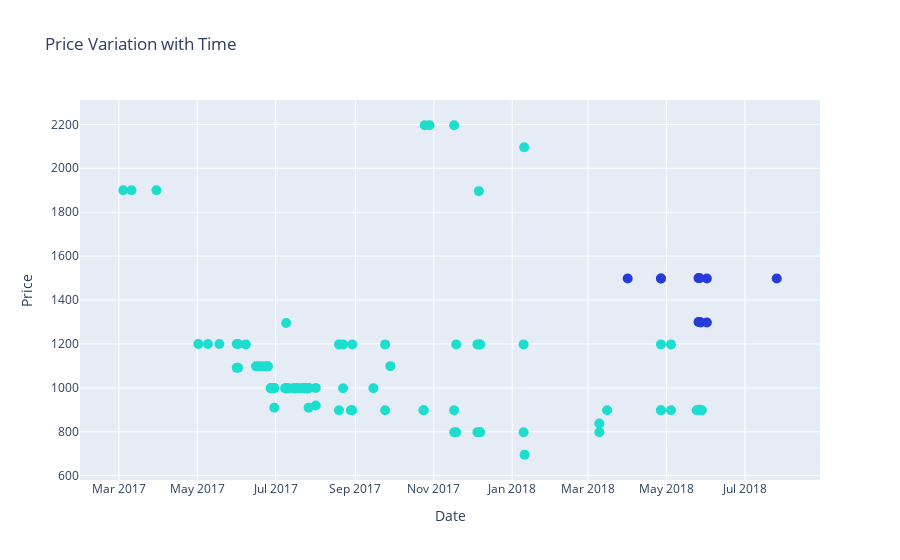

Write notebook code for a chart like this one.
### Code cell
# Price variation of Mid-Range TVs

data = splitDataFrameList(df.loc[df['Label'] == 'Medium'][['Name', 'Price-Min', 'Date-Seen', 'Date-Added']], 'Date-Seen', ',')

colorsIdx = {'X900f-series 55-class hdr uhd smart led tv': 'rgb(39, 60, 215)',
             'Sony - 55 class - led - x800e series - 2160p - smart - 4k uhd tv with hdr"': 'rgb(29, 222, 206)'}
cols      = data['Name'].map(colorsIdx)

fig = go.Figure()
fig.add_trace(go.Scatter(
    x = data['Date-Seen'],
    y = data['Price-Min'],
    text=data['Name'],
    mode = 'markers',
    marker=dict(size=10, color=cols)
))
fig.update_layout(title='Price Variation with Time',
                 xaxis_title="Date",
                 yaxis_title="Price")

fig.show()

#fig.write_image("images/fig3.png")

### Figure 1 — Plotly figure (JSON) as saved in the notebook; plotly's stock layout.template omitted (floating-point values rounded to 4 significant figures)
{"data": [{"marker": {"color": ["rgb(39, 60, 215)", "rgb(39, 60, 215)", "rgb(39, 60, 215)", "rgb(39, 60, 215)", "rgb(39, 60, 215)", "rgb(39, 60, 215)", "rgb(39, 60, 215)", "rgb(39, 60, 215)", "rgb(39, 60, 215)", "rgb(39, 60, 215)", "rgb(39, 60, 215)", "rgb(29, 222, 206)", "rgb(29, 222, 206)", "rgb(29, 222, 206)", "rgb(29, 222, 206)", "rgb(29, 222, 206)", "rgb(29, 222, 206)", "rgb(29, 222, 206)", "rgb(29, 222, 206)", "rgb(29, 222, 206)", "rgb(29, 222, 206)", "rgb(29, 222, 206)", "rgb(29, 222, 206)", "rgb(29, 222, 206)", "rgb(29, 222, 206)", "rgb(29, 222, 206)", "rgb(29, 222, 206)", "rgb(29, 222, 206)", "rgb(29, 222, 206)", "rgb(29, 222, 206)", "rgb(29, 222, 206)", "rgb(29, 222, 206)", "rgb(29, 222, 206)", "rgb(29, 222, 206)", "rgb(29, 222, 206)", "rgb(29, 222, 206)", "rgb(29, 222, 206)", "rgb(29, 222, 206)", "rgb(29, 222, 206)", "rgb(29, 222, 206)", "rgb(29, 222, 206)", "rgb(29, 222, 206)", "rgb(29, 222, 206)", "rgb(29, 222, 206)", "rgb(29, 222, 206)", "rgb(29, 222, 206)", "rgb(29, 222, 206)", "rgb(29, 222, 206)", "rgb(29, 222, 206)", "rgb(29, 222, 206)", "rgb(29, 222, 206)", "rgb(29, 222, 206)", "rgb(29, 222, 206)", "rgb(29, 222, 206)", "rgb(29, 222, 206)", "rgb(29, 222, 206)", "rgb(29, 222, 206)", "rgb(29, 222, 206)", "rgb(29, 222, 206)", "rgb(29, 222, 206)", "rgb(29, 222, 206)", "rgb(29, 222, 206)", "rgb(29, 222, 206)", "rgb(29, 222, 206)", "rgb(29, 222, 206)", "rgb(29, 222, 206)", "rgb(29, 222, 206)", "rgb(29, 222, 206)", "rgb(29, 222, 206)", "rgb(29, 222, 206)", "rgb(29, 222, 206)", "rgb(29, 222, 206)", "rgb(29, 222, 206)", "rgb(29, 222, 206)", "rgb(29, 222, 206)", "rgb(29, 222, 206)", "rgb(29, 222, 206)", "rgb(29, 222, 206)", "rgb(29, 222, 206)", "rgb(29, 222, 206)", "rgb(29, 222, 206)", "rgb(29, 222, 206)", "rgb(29, 222, 206)", "rgb(29, 222, 206)", "rgb(29, 222, 206)", "rgb(29, 222, 206)", "rgb(29, 222, 206)", "rgb(29, 222, 206)", "rgb(29, 222, 206)", "rgb(29, 222, 206)", "rgb(29, 222, 206)", "rgb(29, 222, 206)", "rgb(29, 222, 206)", "rgb(29, 222, 206)", "rgb(29, 222, 206)", "rgb(29, 222, 206)", "rgb(29, 222, 206)", "rgb(29, 222, 206)", "rgb(29, 222, 206)", "rgb(29, 222, 206)", "rgb(29, 222, 206)", "rgb(29, 222, 206)", "rgb(29, 222, 206)", "rgb(29, 222, 206)", "rgb(29, 222, 206)", "rgb(29, 222, 206)", "rgb(29, 222, 206)", "rgb(29, 222, 206)", "rgb(29, 222, 206)"], "size": 10}, "mode": "markers", "text": ["X900f-series 55-class hdr uhd smart led tv", "X900f-series 55-class hdr uhd smart led tv", "X900f-series 55-class hdr uhd smart led tv", "X900f-series 55-class hdr uhd smart led tv", "X900f-series 55-class hdr uhd smart led tv", "X900f-series 55-class hdr uhd smart led tv", "X900f-series 55-class hdr uhd smart led tv", "X900f-series 55-class hdr uhd smart led tv", "X900f-series 55-class hdr uhd smart led tv", "X900f-series 55-class hdr uhd smart led tv", "X900f-series 55-class hdr uhd smart led tv", "Sony - 55 class - led - x800e series - 2160p - smart - 4k uhd tv with hdr\"", "Sony - 55 class - led - x800e series - 2160p - smart - 4k uhd tv with hdr\"", "Sony - 55 class - led - x800e series - 2160p - smart - 4k uhd tv with hdr\"", "Sony - 55 class - led - x800e series - 2160p - smart - 4k uhd tv with hdr\"", "Sony - 55 class - led - x800e series - 2160p - smart - 4k uhd tv with hdr\"", "Sony - 55 class - led - x800e series - 2160p - smart - 4k uhd tv with hdr\"", "Sony - 55 class - led - x800e series - 2160p - smart - 4k uhd tv with hdr\"", "Sony - 55 class - led - x800e series - 2160p - smart - 4k uhd tv with hdr\"", "Sony - 55 class - led - x800e series - 2160p - smart - 4k uhd tv with hdr\"", "Sony - 55 class - led - x800e series - 2160p - smart - 4k uhd tv with hdr\"", "Sony - 55 class - led - x800e series - 2160p - smart - 4k uhd tv with hdr\"", "Sony - 55 class - led - x800e series - 2160p - smart - 4k uhd tv with hdr\"", "Sony - 55 class - led - x800e series - 2160p - smart - 4k uhd tv with hdr\"", "Sony - 55 class - led - x800e series - 2160p - smart - 4k uhd tv with hdr\"", "Sony - 55 class - led - x800e series - 2160p - smart - 4k uhd tv with hdr\"", "Sony - 55 class - led - x800e series - 2160p - smart - 4k uhd tv with hdr\"", "Sony - 55 class - led - x800e series - 2160p - smart - 4k uhd tv with hdr\"", "Sony - 55 class - led - x800e series - 2160p - smart - 4k uhd tv with hdr\"", "Sony - 55 class - led - x800e series - 2160p - smart - 4k uhd tv with hdr\"", "Sony - 55 class - led - x800e series - 2160p - smart - 4k uhd tv with hdr\"", "Sony - 55 class - led - x800e series - 2160p - smart - 4k uhd tv with hdr\"", "Sony - 55 class - led - x800e series - 2160p - smart - 4k uhd tv with hdr\"", "Sony - 55 class - led - x800e series - 2160p - smart - 4k uhd tv with hdr\"", "Sony - 55 class - led - x800e series - 2160p - smart - 4k uhd tv with hdr\"", "Sony - 55 class - led - x800e series - 2160p - smart - 4k uhd tv with hdr\"", "Sony - 55 class - led - x800e series - 2160p - smart - 4k uhd tv with hdr\"", "Sony - 55 class - led - x800e series - 2160p - smart - 4k uhd tv with hdr\"", "Sony - 55 class - led - x800e series - 2160p - smart - 4k uhd tv with hdr\"", "Sony - 55 class - led - x800e series - 2160p - smart - 4k uhd tv with hdr\"", "Sony - 55 class - led - x800e series - 2160p - smart - 4k uhd tv with hdr\"", "Sony - 55 class - led - x800e series - 2160p - smart - 4k uhd tv with hdr\"", "Sony - 55 class - led - x800e series - 2160p - smart - 4k uhd tv with hdr\"", "Sony - 55 class - led - x800e series - 2160p - smart - 4k uhd tv with hdr\"", "Sony - 55 class - led - x800e series - 2160p - smart - 4k uhd tv with hdr\"", "Sony - 55 class - led - x800e series - 2160p - smart - 4k uhd tv with hdr\"", "Sony - 55 class - led - x800e series - 2160p - smart - 4k uhd tv with hdr\"", "Sony - 55 class - led - x800e series - 2160p - smart - 4k uhd tv with hdr\"", "Sony - 55 class - led - x800e series - 2160p - smart - 4k uhd tv with hdr\"", "Sony - 55 class - led - x800e series - 2160p - smart - 4k uhd tv with hdr\"", "Sony - 55 class - led - x800e series - 2160p - smart - 4k uhd tv with hdr\"", "Sony - 55 class - led - x800e series - 2160p - smart - 4k uhd tv with hdr\"", "Sony - 55 class - led - x800e series - 2160p - smart - 4k uhd tv with hdr\"", "Sony - 55 class - led - x800e series - 2160p - smart - 4k uhd tv with hdr\"", "Sony - 55 class - led - x800e series - 2160p - smart - 4k uhd tv with hdr\"", "Sony - 55 class - led - x800e series - 2160p - smart - 4k uhd tv with hdr\"", "Sony - 55 class - led - x800e series - 2160p - smart - 4k uhd tv with hdr\"", "Sony - 55 class - led - x800e series - 2160p - smart - 4k uhd tv with hdr\"", "Sony - 55 class - led - x800e series - 2160p - smart - 4k uhd tv with hdr\"", "Sony - 55 class - led - x800e series - 2160p - smart - 4k uhd tv with hdr\"", "Sony - 55 class - led - x800e series - 2160p - smart - 4k uhd tv with hdr\"", "Sony - 55 class - led - x800e series - 2160p - smart - 4k uhd tv with hdr\"", "Sony - 55 class - led - x800e series - 2160p - smart - 4k uhd tv with hdr\"", "Sony - 55 class - led - x800e series - 2160p - smart - 4k uhd tv with hdr\"", "Sony - 55 class - led - x800e series - 2160p - smart - 4k uhd tv with hdr\"", "Sony - 55 class - led - x800e series - 2160p - smart - 4k uhd tv with hdr\"", "Sony - 55 class - led - x800e series - 2160p - smart - 4k uhd tv with hdr\"", "Sony - 55 class - led - x800e series - 2160p - smart - 4k uhd tv with hdr\"", "Sony - 55 class - led - x800e series - 2160p - smart - 4k uhd tv with hdr\"", "Sony - 55 class - led - x800e series - 2160p - smart - 4k uhd tv with hdr\"", "Sony - 55 class - led - x800e series - 2160p - smart - 4k uhd tv with hdr\"", "Sony - 55 class - led - x800e series - 2160p - smart - 4k uhd tv with hdr\"", "Sony - 55 class - led - x800e series - 2160p - smart - 4k uhd tv with hdr\"", "Sony - 55 class - led - x800e series - 2160p - smart - 4k uhd tv with hdr\"", "Sony - 55 class - led - x800e series - 2160p - smart - 4k uhd tv with hdr\"", "Sony - 55 class - led - x800e series - 2160p - smart - 4k uhd tv with hdr\"", "Sony - 55 class - led - x800e series - 2160p - smart - 4k uhd tv with hdr\"", "Sony - 55 class - led - x800e series - 2160p - smart - 4k uhd tv with hdr\"", "Sony - 55 class - led - x800e series - 2160p - smart - 4k uhd tv with hdr\"", "Sony - 55 class - led - x800e series - 2160p - smart - 4k uhd tv with hdr\"", "Sony - 55 class - led - x800e series - 2160p - smart - 4k uhd tv with hdr\"", "Sony - 55 class - led - x800e series - 2160p - smart - 4k uhd tv with hdr\"", "Sony - 55 class - led - x800e series - 2160p - smart - 4k uhd tv with hdr\"", "Sony - 55 class - led - x800e series - 2160p - smart - 4k uhd tv with hdr\"", "Sony - 55 class - led - x800e series - 2160p - smart - 4k uhd tv with hdr\"", "Sony - 55 class - led - x800e series - 2160p - smart - 4k uhd tv with hdr\"", "Sony - 55 class - led - x800e series - 2160p - smart - 4k uhd tv with hdr\"", "Sony - 55 class - led - x800e series - 2160p - smart - 4k uhd tv with hdr\"", "Sony - 55 class - led - x800e series - 2160p - smart - 4k uhd tv with hdr\"", "Sony - 55 class - led - x800e series - 2160p - smart - 4k uhd tv with hdr\"", "Sony - 55 class - led - x800e series - 2160p - smart - 4k uhd tv with hdr\"", "Sony - 55 class - led - x800e series - 2160p - smart - 4k uhd tv with hdr\"", "Sony - 55 class - led - x800e series - 2160p - smart - 4k uhd tv with hdr\"", "Sony - 55 class - led - x800e series - 2160p - smart - 4k uhd tv with hdr\"", "Sony - 55 class - led - x800e series - 2160p - smart - 4k uhd tv with hdr\"", "Sony - 55 class - led - x800e series - 2160p - smart - 4k uhd tv with hdr\"", "Sony - 55 class - led - x800e series - 2160p - smart - 4k uhd tv with hdr\"", "Sony - 55 class - led - x800e series - 2160p - smart - 4k uhd tv with hdr\"", "Sony - 55 class - led - x800e series - 2160p - smart - 4k uhd tv with hdr\"", "Sony - 55 class - led - x800e series - 2160p - smart - 4k uhd tv with hdr\"", "Sony - 55 class - led - x800e series - 2160p - smart - 4k uhd tv with hdr\"", "Sony - 55 class - led - x800e series - 2160p - smart - 4k uhd tv with hdr\"", "Sony - 55 class - led - x800e series - 2160p - smart - 4k uhd tv with hdr\"", "Sony - 55 class - led - x800e series - 2160p - smart - 4k uhd tv with hdr\"", "Sony - 55 class - led - x800e series - 2160p - smart - 4k uhd tv with hdr\"", "Sony - 55 class - led - x800e series - 2160p - smart - 4k uhd tv with hdr\"", "Sony - 55 class - led - x800e series - 2160p - smart - 4k uhd tv with hdr\"", "Sony - 55 class - led - x800e series - 2160p - smart - 4k uhd tv with hdr\"", "Sony - 55 class - led - x800e series - 2160p - smart - 4k uhd tv with hdr\""], "type": "scatter", "x": ["2018-04-26T17:00:00", "2018-05-27T16:00:00", "2018-04-26T17:00:00", "2018-07-25T18:00:00", "2018-03-31T19:00:00", "2018-06-01T09:00:00", "2018-06-01T09:00:00", "2018-05-25T21:00:00", "2018-05-26T15:00:00", "2018-05-25T21:00:00", "2018-05-26T15:00:00", "2017-12-06T01:00:00", "2017-08-28T12:00:00", "2017-07-25T21:00:00", "2017-07-15T16:00:00", "2017-07-09T03:00:00", "2017-07-08T07:00:00", "2017-06-29T17:00:00", "2017-06-29T03:00:00", "2017-06-28T04:00:00", "2017-03-30T05:00:00", "2017-03-10T19:00:00", "2017-03-04T10:00:00", "2017-07-25T21:00:00", "2017-07-25T18:00:00", "2017-07-26T15:00:00", "2017-06-29T22:00:00", "2018-01-10T14:00:00", "2017-07-21T16:00:00", "2017-06-24T22:00:00", "2017-06-24T07:00:00", "2017-06-20T09:00:00", "2017-06-23T12:00:00", "2017-06-17T23:00:00", "2018-04-26T17:00:00", "2017-08-29T12:00:00", "2017-08-19T05:00:00", "2018-05-04T11:00:00", "2017-09-24T03:00:00", "2018-04-26T17:00:00", "2017-12-06T20:00:00", "2017-08-29T12:00:00", "2017-08-19T05:00:00", "2018-05-04T11:00:00", "2017-12-04T21:00:00", "2017-08-22T10:00:00", "2018-01-09T20:00:00", "2017-12-06T22:00:00", "2017-09-24T03:00:00", "2017-11-18T10:00:00", "2017-11-16T19:00:00", "2017-10-28T17:00:00", "2017-10-24T22:00:00", "2017-08-22T10:00:00", "2017-06-28T04:00:00", "2017-08-01T03:00:00", "2017-06-15T17:00:00", "2018-03-09T18:00:00", "2017-07-09T03:00:00", "2018-04-26T17:00:00", "2018-05-27T16:00:00", "2018-03-15T19:00:00", "2017-10-24T01:00:00", "2018-05-28T11:00:00", "2018-05-24T11:00:00", "2017-06-07T18:00:00", "2017-09-28T04:00:00", "2018-03-09T18:00:00", "2017-11-16T22:00:00", "2018-01-10T07:00:00", "2017-06-01T19:00:00", "2017-05-31T17:00:00", "2017-05-09T07:00:00", "2017-05-01T20:00:00", "2017-05-18T05:00:00", "2018-05-26T15:00:00", "2017-06-01T19:00:00", "2017-05-31T17:00:00", "2017-07-21T16:00:00", "2017-09-15T00:00:00", "2018-01-09T20:00:00", "2017-12-06T22:00:00", "2017-12-06T20:00:00", "2017-12-04T21:00:00", "2017-11-18T10:00:00", "2017-07-25T21:00:00", "2017-07-23T11:00:00", "2017-07-24T21:00:00", "2017-07-15T00:00:00", "2017-07-15T16:00:00", "2017-07-09T03:00:00", "2017-07-18T00:00:00", "2017-07-11T07:00:00", "2017-07-23T08:00:00", "2017-07-26T18:00:00", "2017-07-25T18:00:00", "2017-07-09T22:00:00", "2017-07-16T01:00:00", "2017-07-18T11:00:00", "2017-07-08T22:00:00", "2017-06-29T13:00:00", "2017-06-27T11:00:00", "2017-06-27T20:00:00", "2017-06-27T00:00:00", "2017-11-16T19:00:00", "2017-10-24T01:00:00", "2017-08-01T03:00:00", "2017-07-26T15:00:00", "2017-06-29T22:00:00"], "y": [1498, 1298, 1498, 1498, 1498, 1498, 1298, 1500.0, 1500.0, 1300.0, 1300.0, 1896, 898, 998, 998, 998, 998, 998, 998, 998, 1900.0, 1900.0, 1900.0, 998, 998, 910.0, 910.0, 695.5, 998, 1098, 1098, 1098, 1098, 1098, 898, 898, 898, 898, 898, 1198, 1198, 1198, 1198, 1198, 1198, 1198, 1198, 1198, 1198, 1198, 2196, 2196, 2196, 998, 998, 920.0, 1098, 838, 1295.0, 898, 898, 898, 898, 898, 898, 1198, 1099, 798, 798, 2096, 1200.0, 1200.0, 1200.0, 1200.0, 1200.0, 900.0, 1092.0, 1092.0, 998, 998, 798, 798, 798, 798, 798, 998, 998, 998, 998, 998, 998, 998, 998, 998, 998, 998, 998, 998, 998, 998, 998, 998, 998, 998, 898, 898, 1000.0, 1000.0, 1000.0]}], "layout": {"title": {"text": "Price Variation with Time"}, "xaxis": {"title": {"text": "Date"}}, "yaxis": {"title": {"text": "Price"}}}}
